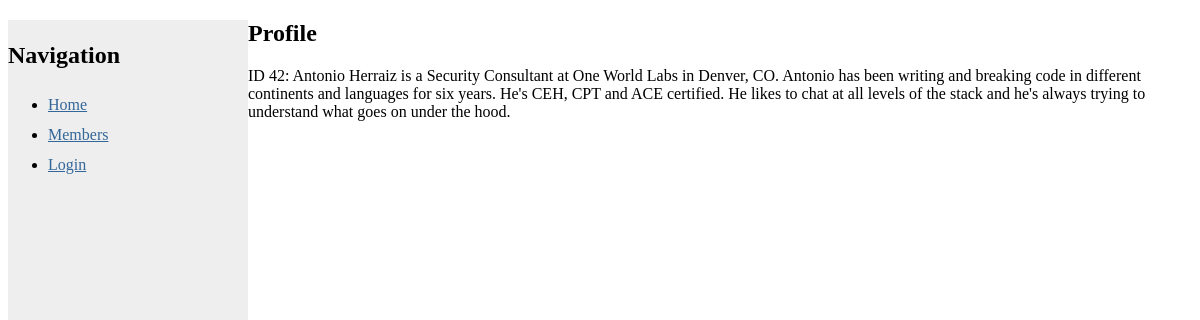
The app's page /profiles/42/antonio with its own data.
### tables this page shows
CREATE TABLE profiles
(
	userid INT PRIMARY KEY,
	profile TEXT
);

### profile.php (the view, shortened to what this page needs)
<?php
include("settings.php");
?>
	<h1>Profile</h1>
<?php
function anti_sqli_filter($input) {
	$result = $input;
	$result = str_replace('\'', '\\\'', $result);
	$result = str_replace(' ', '', $result);
	return $result;
}
if( isset($_GET['id']) ) {
	$id = anti_sqli_filter($_GET['id']);
	$username = anti_sqli_filter($_GET['username']);
	$sql = "SELECT * FROM users WHERE id='$id' AND us3rn4m3='$username'";
	$result = mysqli_query($conn, $sql);
	$row = $result->fetch_assoc();
	if (!$row) {
		?>
		<div>There isn't a user with that ID</div>
		<?php
	}
	else {
		$id = mysqli_real_escape_string($conn, $_GET['id']);
		$sql = "SELECT * from profiles where userid='$id'";
		$result = mysqli_query($conn, $sql);
		$row = $result->fetch_assoc();
		$profile = $row['profile'];
		$id = $row['userid'];
		?>
			<p>ID <?php echo($id);?>: <?php echo($profile);?></p>
		<?php
	}
} else {
?>
	<h2>What are you doing here?</h2>
<?php
}
?>

### style.css (style rules this page uses)
html, body { height:100%; width:100%; position:relative; }
nav { position:absolute; height:100%; width:20%; line-height:30px; background-color:#eeeeee; }
section { width:80%; margin-left:20%; }
a { color:#369; }

### records on screen
profiles: userid "42", profile "Antonio Herraiz is a Security Consultant at One World Labs in Denver, CO. Antonio has been writing and breaking code in different continents and languages for six years. He's CEH, CPT and ACE certified. He likes to chat at all levels of the stack and he's always trying to understand what goes on under the hood."
